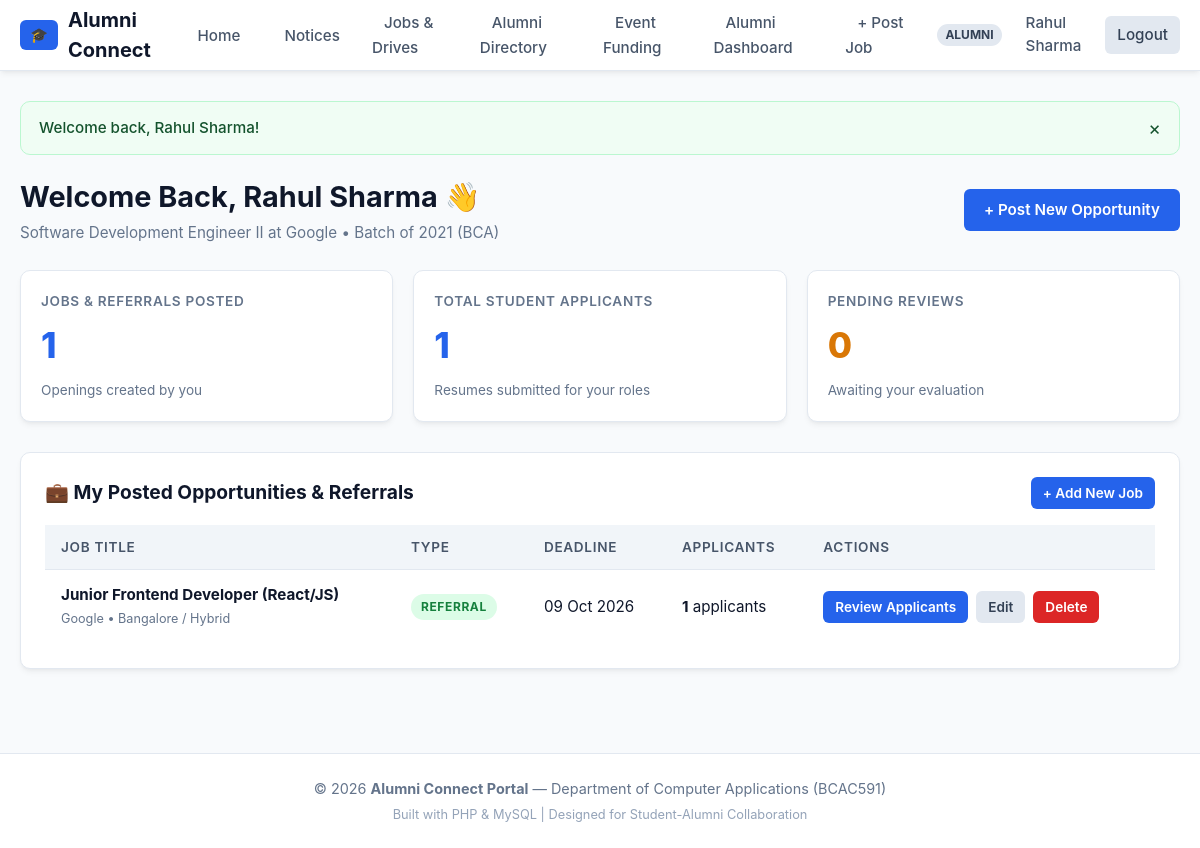
Page /alumni-dashboard.php (signed in) on the committed database.
### tables this page shows
CREATE TABLE `alumni_details` (
    `id` INT AUTO_INCREMENT PRIMARY KEY,
    `user_id` INT NOT NULL UNIQUE,
    `batch_year` INT NOT NULL,
    `current_company` VARCHAR(100) NOT NULL,
    `designation` VARCHAR(100) NOT NULL,
    `city` VARCHAR(50) NULL,
    `linkedin_url` VARCHAR(200) NULL,
    CONSTRAINT `fk_alumni_user` FOREIGN KEY (`user_id`) REFERENCES `users` (`id`) ON DELETE CASCADE
);

CREATE TABLE `users` (
    `id` INT AUTO_INCREMENT PRIMARY KEY,
    `name` VARCHAR(100) NOT NULL,
    `email` VARCHAR(100) NOT NULL UNIQUE,
    `password` VARCHAR(255) NOT NULL,
    `role` ENUM('student', 'alumni', 'admin') NOT NULL DEFAULT 'student',
    `phone` VARCHAR(15) NULL,
    `department` VARCHAR(50) NOT NULL,
    `avatar` VARCHAR(255) DEFAULT 'default.png',
    `status` ENUM('active', 'inactive') DEFAULT 'active',
    `created_at` TIMESTAMP DEFAULT CURRENT_TIMESTAMP
);

CREATE TABLE `jobs` (
    `id` INT AUTO_INCREMENT PRIMARY KEY,
    `posted_by` INT NOT NULL,
    `title` VARCHAR(150) NOT NULL,
    `company` VARCHAR(100) NOT NULL,
    `location` VARCHAR(100) NOT NULL,
    `job_type` ENUM('Full-Time', 'Part-Time', 'Internship', 'Referral') NOT NULL DEFAULT 'Full-Time',
    `salary` VARCHAR(50) NULL,
    `description` TEXT NOT NULL,
    `deadline` DATE NOT NULL,
    `created_at` TIMESTAMP DEFAULT CURRENT_TIMESTAMP,
    CONSTRAINT `fk_jobs_posted_by` FOREIGN KEY (`posted_by`) REFERENCES `users` (`id`) ON DELETE CASCADE
);

### alumni-dashboard.php (the view, shortened to what this page needs)
<?php
require_once __DIR__ . '/config/db.php';
$alumni_id = $_SESSION['user_id'];
$alumni_stmt = $pdo->prepare("SELECT a.*, u.department FROM alumni_details a JOIN users u ON a.user_id = u.id WHERE a.user_id = ?");
$alumni_stmt->execute([$alumni_id]);
$alumni_info = $alumni_stmt->fetch();
$my_jobs_count_stmt = $pdo->prepare("SELECT COUNT(*) FROM jobs WHERE posted_by = ?");
$my_jobs_count_stmt->execute([$alumni_id]);
$my_jobs_count = $my_jobs_count_stmt->fetchColumn();
$applicants_count_stmt = $pdo->prepare("
    SELECT COUNT(a.id)
    FROM applications a
    JOIN jobs j ON a.job_id = j.id
    WHERE j.posted_by = ?
");
$applicants_count_stmt->execute([$alumni_id]);
$total_applicants = $applicants_count_stmt->fetchColumn();
$pending_count_stmt = $pdo->prepare("
    SELECT COUNT(a.id)
    FROM applications a
    JOIN jobs j ON a.job_id = j.id
    WHERE j.posted_by = ? AND a.status = 'Pending'
");
$pending_count_stmt->execute([$alumni_id]);
$pending_reviews = $pending_count_stmt->fetchColumn();
$jobs_stmt = $pdo->prepare("
    SELECT j.*, COUNT(a.id) as applicant_count
    FROM jobs j
    LEFT JOIN applications a ON j.id = a.job_id
    WHERE j.posted_by = ?
    GROUP BY j.id
    ORDER BY j.created_at DESC
");
$jobs_stmt->execute([$alumni_id]);
$my_jobs = $jobs_stmt->fetchAll();
require_once __DIR__ . '/includes/header.php';
?>
<div class="page-header">
    <div>
        <h1>Welcome Back, <?= e($_SESSION['user_name']) ?> 👋</h1>
        <p>
            <?= !empty($alumni_info['designation']) ? e($alumni_info['designation']) . ' at ' . e($alumni_info['current_company']) : 'Alumnus Portal' ?>
            &bull; Batch of <?= e($alumni_info['batch_year'] ?? '') ?> (<?= e($alumni_info['department'] ?? '') ?>)
        </p>
    </div>
    <div>
        <a href="<?= base_url('jobs/job-add.php') ?>" class="btn btn-primary">+ Post New Opportunity</a>
    </div>
</div>
<div class="stats-grid">
    <div class="stat-card">
        <div class="stat-label">Jobs & Referrals Posted</div>
        <div class="stat-number"><?= e($my_jobs_count) ?></div>
        <div class="stat-desc">Openings created by you</div>
    </div>
    <div class="stat-card">
        <div class="stat-label">Total Student Applicants</div>
        <div class="stat-number"><?= e($total_applicants) ?></div>
        <div class="stat-desc">Resumes submitted for your roles</div>
    </div>
    <div class="stat-card">
        <div class="stat-label">Pending Reviews</div>
        <div class="stat-number" style="color: var(--warning);"><?= e($pending_reviews) ?></div>
        <div class="stat-desc">Awaiting your evaluation</div>
    </div>
</div>
<div class="card">
    <div class="page-header" style="margin-bottom: 16px;">
        <h2 class="card-title" style="margin-bottom: 0;">💼 My Posted Opportunities & Referrals</h2>
        <a href="<?= base_url('jobs/job-add.php') ?>" class="btn btn-sm btn-primary">+ Add New Job</a>
    </div>
    <?php if (empty($my_jobs)): ?>
        <p style="color: var(--text-muted); padding: 15px 0;">You haven't posted any jobs or referral openings yet. <a href="<?= base_url('jobs/job-add.php') ?>">Post your first opening now</a> to help your juniors!</p>
    <?php else: ?>
        <div class="table-responsive">
            <table class="table">
                <thead>
                    <tr>
                        <th>Job Title</th>
                        <th>Type</th>
                        <th>Deadline</th>
                        <th>Applicants</th>
                        <th>Actions</th>
                    </tr>
                </thead>
                <tbody>
                    <?php foreach ($my_jobs as $job): ?>
                        <tr>
                            <td>
                                <strong><?= e($job['title']) ?></strong><br>
                                <small style="color: var(--text-muted);"><?= e($job['company']) ?> &bull; <?= e($job['location']) ?></small>
                            </td>
                            <td>
                                <?php
                                    $type_class = ($job['job_type'] === 'Referral') ? 'badge-referral' : (($job['job_type'] === 'Internship') ? 'badge-internship' : 'badge-fulltime');
                                ?>
                                <span class="badge <?= $type_class ?>"><?= e($job['job_type']) ?></span>
                            </td>
                            <td><?= format_date($job['deadline']) ?></td>
                            <td>
                                <strong><?= e($job['applicant_count']) ?></strong> applicants
                            </td>
                            <td>
                                <div style="display: flex; gap: 8px;">
                                    <a href="<?= base_url('jobs/job-applicants.php?job_id=' . $job['id']) ?>" class="btn btn-sm btn-primary">Review Applicants</a>
                                    <a href="<?= base_url('jobs/job-edit.php?id=' . $job['id']) ?>" class="btn btn-sm btn-secondary">Edit</a>
                                    <a href="<?= base_url('jobs/job-delete.php?id=' . $job['id']) ?>" class="btn btn-sm btn-danger" onclick="return confirm('Are you sure you want to delete this job posting?');">Delete</a>
                                </div>
                            </td>
                        </tr>
                    <?php endforeach; ?>
                </tbody>
            </table>
        </div>
    <?php endif; ?>
</div>
<?php require_once __DIR__ . '/includes/footer.php'; ?>

### assets/css/style.css (style rules this page uses)
:root { --primary: #2563eb; --primary-hover: #1d4ed8; --primary-light: #eff6ff; --secondary: #475569; --success: #16a34a; --success-light: #f0fdf4; --warning: #d97706; --warning-light: #fffbeb; --danger: #dc2626; --danger-light: #fef2f2; --bg: #f8fafc; --card-bg: #ffffff; --border: #e2e8f0; --text: #0f172a; --text-muted: #64748b; --radius: 10px; --shadow: 0 4px 6px -1px rgba(0, 0, 0, 0.05), 0 2px 4px -2px rgba(0, 0, 0, 0.05); --shadow-md: 0 10px 15px -3px rgba(0, 0, 0, 0.08), 0 4px 6px -4px rgba(0, 0, 0, 0.04); }
* { margin: 0; padding: 0; box-sizing: border-box; font-family: -apple-system, BlinkMacSystemFont, 'Segoe UI', Roboto, 'Helvetica Neue', Arial, sans-serif; }
body { background-color: var(--bg); color: var(--text); min-height: 100vh; display: flex; flex-direction: column; line-height: 1.5; }
a { color: var(--primary); text-decoration: none; transition: color 0.2s; }
.page-header { display: flex; justify-content: space-between; align-items: center; margin-bottom: 25px; flex-wrap: wrap; gap: 15px; }
.page-header h1 { font-size: 1.8rem; font-weight: 700; color: var(--text); }
.page-header p { color: var(--text-muted); font-size: 0.95rem; margin-top: 4px; }
.card { background: var(--card-bg); border: 1px solid var(--border); border-radius: var(--radius); padding: 24px; box-shadow: var(--shadow); margin-bottom: 24px; }
.card-title { font-size: 1.2rem; font-weight: 700; margin-bottom: 16px; color: var(--text); }
.stats-grid { display: grid; grid-template-columns: repeat(auto-fit, minmax(220px, 1fr)); gap: 20px; margin-bottom: 30px; }
.stat-card { background: white; border: 1px solid var(--border); border-radius: var(--radius); padding: 20px; box-shadow: var(--shadow); display: flex; flex-direction: column; justify-content: space-between; }
.stat-label { font-size: 0.85rem; text-transform: uppercase; letter-spacing: 0.05em; color: var(--text-muted); font-weight: 600; }
.stat-number { font-size: 2.2rem; font-weight: 800; color: var(--primary); margin: 8px 0; }
.stat-desc { font-size: 0.85rem; color: var(--text-muted); }
.btn { display: inline-flex; align-items: center; justify-content: center; gap: 8px; padding: 10px 20px; border-radius: 6px; font-size: 0.95rem; font-weight: 600; border: none; cursor: pointer; transition: all 0.2s; text-decoration: none; }
.btn-primary { background: var(--primary); color: white !important; }
.btn-secondary { background: #e2e8f0; color: #334155 !important; }
.btn-danger { background: var(--danger); color: white !important; }
.btn-sm { padding: 6px 12px; font-size: 0.85rem; }
.table-responsive { overflow-x: auto; }
.table { width: 100%; border-collapse: collapse; text-align: left; background: white; }
.table th { background: #f1f5f9; padding: 12px 16px; font-weight: 600; font-size: 0.85rem; color: var(--secondary); text-transform: uppercase; letter-spacing: 0.05em; border-bottom: 1px solid var(--border); }
.table td { padding: 14px 16px; border-bottom: 1px solid var(--border); font-size: 0.95rem; vertical-align: middle; }
.table tr:last-child td { border-bottom: none; }
.badge { display: inline-block; padding: 4px 10px; border-radius: 999px; font-size: 0.75rem; font-weight: 700; text-transform: uppercase; letter-spacing: 0.05em; }
.badge-referral { background: #dcfce7; color: #15803d; }

### rows in the picture
alumni_details: designation "Software Development Engineer II", current_company "Google", batch_year "2021", user.department "BCA"
jobs: title "Junior Frontend Developer (React/JS)", company "Google", location "Bangalore / Hybrid", job_type "REFERRAL", deadline "09 Oct 2026", applicant_count "1"

### other values in the picture
$user['role'] "ALUMNI"
$user['name'] "Rahul Sharma"
$message "Welcome back, Rahul Sharma!"
$_SESSION['user_name'] "Rahul Sharma"
$my_jobs_count "1"
$total_applicants "1"
$pending_reviews "0"
